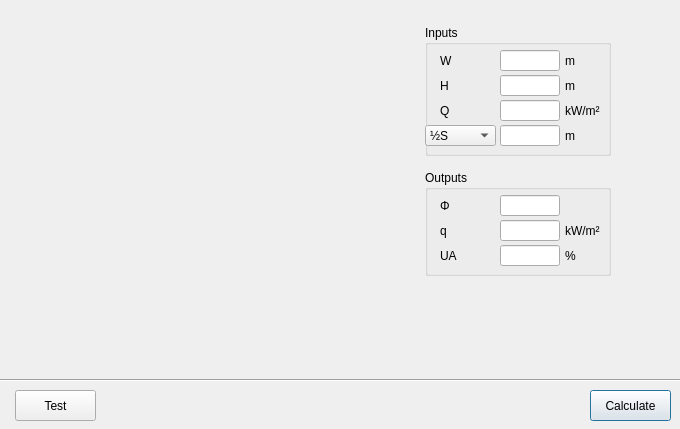
<?xml version="1.0" encoding="UTF-8"?>
<ui version="4.0">
 <class>dialog_4_1_br187_parallel_simple</class>
 <widget class="QDialog" name="dialog_4_1_br187_parallel_simple">
  <property name="geometry">
   <rect>
    <x>0</x>
    <y>0</y>
    <width>680</width>
    <height>429</height>
   </rect>
  </property>
  <property name="windowTitle">
   <string>BR 187 Thermal Radiation Calculator (Parallel)</string>
  </property>
  <widget class="QGroupBox" name="groupBox_2">
   <property name="geometry">
    <rect>
     <x>425</x>
     <y>170</y>
     <width>186</width>
     <height>106</height>
    </rect>
   </property>
   <property name="title">
    <string>Outputs</string>
   </property>
   <widget class="QLineEdit" name="lineEdit_out_Phi">
    <property name="geometry">
     <rect>
      <x>75</x>
      <y>25</y>
      <width>60</width>
      <height>21</height>
     </rect>
    </property>
    <property name="sizePolicy">
     <sizepolicy hsizetype="Fixed" vsizetype="Fixed">
      <horstretch>0</horstretch>
      <verstretch>0</verstretch>
     </sizepolicy>
    </property>
    <property name="minimumSize">
     <size>
      <width>0</width>
      <height>0</height>
     </size>
    </property>
    <property name="maximumSize">
     <size>
      <width>60</width>
      <height>16777215</height>
     </size>
    </property>
   </widget>
   <widget class="QLineEdit" name="lineEdit_out_q">
    <property name="geometry">
     <rect>
      <x>75</x>
      <y>50</y>
      <width>60</width>
      <height>21</height>
     </rect>
    </property>
    <property name="sizePolicy">
     <sizepolicy hsizetype="Fixed" vsizetype="Fixed">
      <horstretch>0</horstretch>
      <verstretch>0</verstretch>
     </sizepolicy>
    </property>
    <property name="minimumSize">
     <size>
      <width>0</width>
      <height>0</height>
     </size>
    </property>
    <property name="maximumSize">
     <size>
      <width>60</width>
      <height>16777215</height>
     </size>
    </property>
   </widget>
   <widget class="QLineEdit" name="lineEdit_out_S_or_UA">
    <property name="geometry">
     <rect>
      <x>75</x>
      <y>75</y>
      <width>60</width>
      <height>21</height>
     </rect>
    </property>
    <property name="sizePolicy">
     <sizepolicy hsizetype="Fixed" vsizetype="Fixed">
      <horstretch>0</horstretch>
      <verstretch>0</verstretch>
     </sizepolicy>
    </property>
    <property name="minimumSize">
     <size>
      <width>0</width>
      <height>0</height>
     </size>
    </property>
    <property name="maximumSize">
     <size>
      <width>60</width>
      <height>16777215</height>
     </size>
    </property>
   </widget>
   <widget class="QLabel" name="label_11">
    <property name="geometry">
     <rect>
      <x>15</x>
      <y>25</y>
      <width>40</width>
      <height>21</height>
     </rect>
    </property>
    <property name="sizePolicy">
     <sizepolicy hsizetype="Fixed" vsizetype="Fixed">
      <horstretch>0</horstretch>
      <verstretch>0</verstretch>
     </sizepolicy>
    </property>
    <property name="minimumSize">
     <size>
      <width>40</width>
      <height>0</height>
     </size>
    </property>
    <property name="maximumSize">
     <size>
      <width>40</width>
      <height>16777215</height>
     </size>
    </property>
    <property name="toolTip">
     <string>Solved view factor</string>
    </property>
    <property name="text">
     <string>Φ</string>
    </property>
   </widget>
   <widget class="QLabel" name="label_12">
    <property name="geometry">
     <rect>
      <x>15</x>
      <y>50</y>
      <width>40</width>
      <height>21</height>
     </rect>
    </property>
    <property name="sizePolicy">
     <sizepolicy hsizetype="Fixed" vsizetype="Fixed">
      <horstretch>0</horstretch>
      <verstretch>0</verstretch>
     </sizepolicy>
    </property>
    <property name="minimumSize">
     <size>
      <width>20</width>
      <height>0</height>
     </size>
    </property>
    <property name="maximumSize">
     <size>
      <width>40</width>
      <height>16777215</height>
     </size>
    </property>
    <property name="toolTip">
     <string>Solved heat flux at receiver surface 100 % unprotected.</string>
    </property>
    <property name="text">
     <string>q</string>
    </property>
   </widget>
   <widget class="QLabel" name="label_out_S_or_UA">
    <property name="geometry">
     <rect>
      <x>15</x>
      <y>75</y>
      <width>40</width>
      <height>21</height>
     </rect>
    </property>
    <property name="sizePolicy">
     <sizepolicy hsizetype="Fixed" vsizetype="Fixed">
      <horstretch>0</horstretch>
      <verstretch>0</verstretch>
     </sizepolicy>
    </property>
    <property name="minimumSize">
     <size>
      <width>20</width>
      <height>0</height>
     </size>
    </property>
    <property name="maximumSize">
     <size>
      <width>40</width>
      <height>16777215</height>
     </size>
    </property>
    <property name="toolTip">
     <string>Solved maximum permissible unprotected area</string>
    </property>
    <property name="text">
     <string>UA</string>
    </property>
   </widget>
   <widget class="QLabel" name="label_25">
    <property name="geometry">
     <rect>
      <x>140</x>
      <y>50</y>
      <width>50</width>
      <height>21</height>
     </rect>
    </property>
    <property name="text">
     <string>kW/m²</string>
    </property>
   </widget>
   <widget class="QLabel" name="label_out_unit_S_or_UA">
    <property name="geometry">
     <rect>
      <x>140</x>
      <y>75</y>
      <width>50</width>
      <height>21</height>
     </rect>
    </property>
    <property name="text">
     <string>%</string>
    </property>
   </widget>
  </widget>
  <widget class="QGroupBox" name="groupBox">
   <property name="geometry">
    <rect>
     <x>425</x>
     <y>25</y>
     <width>186</width>
     <height>131</height>
    </rect>
   </property>
   <property name="title">
    <string>Inputs</string>
   </property>
   <widget class="QLabel" name="label_unit_S_or_UA">
    <property name="geometry">
     <rect>
      <x>140</x>
      <y>100</y>
      <width>145</width>
      <height>21</height>
     </rect>
    </property>
    <property name="minimumSize">
     <size>
      <width>0</width>
      <height>0</height>
     </size>
    </property>
    <property name="maximumSize">
     <size>
      <width>16777215</width>
      <height>16777215</height>
     </size>
    </property>
    <property name="text">
     <string>m</string>
    </property>
   </widget>
   <widget class="QLabel" name="label_34">
    <property name="geometry">
     <rect>
      <x>140</x>
      <y>75</y>
      <width>146</width>
      <height>21</height>
     </rect>
    </property>
    <property name="minimumSize">
     <size>
      <width>0</width>
      <height>0</height>
     </size>
    </property>
    <property name="maximumSize">
     <size>
      <width>16777215</width>
      <height>16777215</height>
     </size>
    </property>
    <property name="text">
     <string>kW/m²</string>
    </property>
   </widget>
   <widget class="QLabel" name="label_33">
    <property name="geometry">
     <rect>
      <x>140</x>
      <y>50</y>
      <width>146</width>
      <height>21</height>
     </rect>
    </property>
    <property name="minimumSize">
     <size>
      <width>0</width>
      <height>0</height>
     </size>
    </property>
    <property name="maximumSize">
     <size>
      <width>16777215</width>
      <height>16777215</height>
     </size>
    </property>
    <property name="text">
     <string>m</string>
    </property>
   </widget>
   <widget class="QLabel" name="label_32">
    <property name="geometry">
     <rect>
      <x>140</x>
      <y>25</y>
      <width>146</width>
      <height>21</height>
     </rect>
    </property>
    <property name="minimumSize">
     <size>
      <width>0</width>
      <height>0</height>
     </size>
    </property>
    <property name="maximumSize">
     <size>
      <width>16777215</width>
      <height>16777215</height>
     </size>
    </property>
    <property name="text">
     <string>m</string>
    </property>
   </widget>
   <widget class="QLineEdit" name="lineEdit_W">
    <property name="geometry">
     <rect>
      <x>75</x>
      <y>25</y>
      <width>60</width>
      <height>21</height>
     </rect>
    </property>
    <property name="sizePolicy">
     <sizepolicy hsizetype="Fixed" vsizetype="Fixed">
      <horstretch>0</horstretch>
      <verstretch>0</verstretch>
     </sizepolicy>
    </property>
    <property name="minimumSize">
     <size>
      <width>0</width>
      <height>0</height>
     </size>
    </property>
    <property name="maximumSize">
     <size>
      <width>60</width>
      <height>16777215</height>
     </size>
    </property>
    <property name="baseSize">
     <size>
      <width>0</width>
      <height>0</height>
     </size>
    </property>
   </widget>
   <widget class="QLineEdit" name="lineEdit_H">
    <property name="geometry">
     <rect>
      <x>75</x>
      <y>50</y>
      <width>60</width>
      <height>21</height>
     </rect>
    </property>
    <property name="sizePolicy">
     <sizepolicy hsizetype="Fixed" vsizetype="Fixed">
      <horstretch>0</horstretch>
      <verstretch>0</verstretch>
     </sizepolicy>
    </property>
    <property name="minimumSize">
     <size>
      <width>0</width>
      <height>0</height>
     </size>
    </property>
    <property name="maximumSize">
     <size>
      <width>60</width>
      <height>16777215</height>
     </size>
    </property>
    <property name="baseSize">
     <size>
      <width>0</width>
      <height>0</height>
     </size>
    </property>
   </widget>
   <widget class="QLineEdit" name="lineEdit_S_or_UA">
    <property name="geometry">
     <rect>
      <x>75</x>
      <y>100</y>
      <width>60</width>
      <height>21</height>
     </rect>
    </property>
    <property name="sizePolicy">
     <sizepolicy hsizetype="Fixed" vsizetype="Fixed">
      <horstretch>0</horstretch>
      <verstretch>0</verstretch>
     </sizepolicy>
    </property>
    <property name="minimumSize">
     <size>
      <width>0</width>
      <height>0</height>
     </size>
    </property>
    <property name="maximumSize">
     <size>
      <width>60</width>
      <height>16777215</height>
     </size>
    </property>
    <property name="baseSize">
     <size>
      <width>0</width>
      <height>0</height>
     </size>
    </property>
   </widget>
   <widget class="QLineEdit" name="lineEdit_Q">
    <property name="geometry">
     <rect>
      <x>75</x>
      <y>75</y>
      <width>60</width>
      <height>21</height>
     </rect>
    </property>
    <property name="sizePolicy">
     <sizepolicy hsizetype="Fixed" vsizetype="Fixed">
      <horstretch>0</horstretch>
      <verstretch>0</verstretch>
     </sizepolicy>
    </property>
    <property name="minimumSize">
     <size>
      <width>0</width>
      <height>0</height>
     </size>
    </property>
    <property name="maximumSize">
     <size>
      <width>60</width>
      <height>16777215</height>
     </size>
    </property>
    <property name="baseSize">
     <size>
      <width>0</width>
      <height>0</height>
     </size>
    </property>
   </widget>
   <widget class="QComboBox" name="comboBox_S_or_UA">
    <property name="geometry">
     <rect>
      <x>0</x>
      <y>100</y>
      <width>71</width>
      <height>21</height>
     </rect>
    </property>
    <property name="sizePolicy">
     <sizepolicy hsizetype="Preferred" vsizetype="Preferred">
      <horstretch>0</horstretch>
      <verstretch>0</verstretch>
     </sizepolicy>
    </property>
    <property name="minimumSize">
     <size>
      <width>0</width>
      <height>0</height>
     </size>
    </property>
    <property name="maximumSize">
     <size>
      <width>80</width>
      <height>30</height>
     </size>
    </property>
    <item>
     <property name="text">
      <string>½S</string>
     </property>
    </item>
    <item>
     <property name="text">
      <string>UA</string>
     </property>
    </item>
   </widget>
   <widget class="QLabel" name="label_23">
    <property name="geometry">
     <rect>
      <x>15</x>
      <y>75</y>
      <width>43</width>
      <height>21</height>
     </rect>
    </property>
    <property name="sizePolicy">
     <sizepolicy hsizetype="Fixed" vsizetype="Fixed">
      <horstretch>0</horstretch>
      <verstretch>0</verstretch>
     </sizepolicy>
    </property>
    <property name="minimumSize">
     <size>
      <width>0</width>
      <height>0</height>
     </size>
    </property>
    <property name="maximumSize">
     <size>
      <width>50</width>
      <height>30</height>
     </size>
    </property>
    <property name="toolTip">
     <string>Heat flux of emitter</string>
    </property>
    <property name="text">
     <string>Q</string>
    </property>
   </widget>
   <widget class="QLabel" name="label_26">
    <property name="geometry">
     <rect>
      <x>15</x>
      <y>50</y>
      <width>43</width>
      <height>21</height>
     </rect>
    </property>
    <property name="sizePolicy">
     <sizepolicy hsizetype="Fixed" vsizetype="Fixed">
      <horstretch>0</horstretch>
      <verstretch>0</verstretch>
     </sizepolicy>
    </property>
    <property name="minimumSize">
     <size>
      <width>0</width>
      <height>0</height>
     </size>
    </property>
    <property name="maximumSize">
     <size>
      <width>50</width>
      <height>30</height>
     </size>
    </property>
    <property name="toolTip">
     <string>Height of emitter</string>
    </property>
    <property name="text">
     <string>H</string>
    </property>
   </widget>
   <widget class="QLabel" name="label_30">
    <property name="geometry">
     <rect>
      <x>15</x>
      <y>25</y>
      <width>43</width>
      <height>21</height>
     </rect>
    </property>
    <property name="minimumSize">
     <size>
      <width>0</width>
      <height>0</height>
     </size>
    </property>
    <property name="maximumSize">
     <size>
      <width>50</width>
      <height>30</height>
     </size>
    </property>
    <property name="toolTip">
     <string>Width of emitter</string>
    </property>
    <property name="text">
     <string>W</string>
    </property>
   </widget>
  </widget>
  <widget class="QPushButton" name="pushButton_calculate">
   <property name="geometry">
    <rect>
     <x>590</x>
     <y>390</y>
     <width>81</width>
     <height>31</height>
    </rect>
   </property>
   <property name="text">
    <string>Calculate</string>
   </property>
  </widget>
  <widget class="QLabel" name="label">
   <property name="geometry">
    <rect>
     <x>20</x>
     <y>40</y>
     <width>341</width>
     <height>285</height>
    </rect>
   </property>
   <property name="text">
    <string/>
   </property>
   <property name="pixmap">
    <pixmap>images/phi calculator parallel simple 341x285.png</pixmap>
   </property>
  </widget>
  <widget class="Line" name="line">
   <property name="geometry">
    <rect>
     <x>0</x>
     <y>370</y>
     <width>681</width>
     <height>21</height>
    </rect>
   </property>
   <property name="orientation">
    <enum>Qt::Horizontal</enum>
   </property>
  </widget>
  <widget class="QPushButton" name="pushButton_test">
   <property name="geometry">
    <rect>
     <x>15</x>
     <y>390</y>
     <width>81</width>
     <height>31</height>
    </rect>
   </property>
   <property name="text">
    <string>Test</string>
   </property>
  </widget>
 </widget>
 <tabstops>
  <tabstop>lineEdit_W</tabstop>
  <tabstop>lineEdit_H</tabstop>
  <tabstop>lineEdit_Q</tabstop>
  <tabstop>comboBox_S_or_UA</tabstop>
  <tabstop>lineEdit_S_or_UA</tabstop>
  <tabstop>pushButton_calculate</tabstop>
  <tabstop>lineEdit_out_Phi</tabstop>
  <tabstop>lineEdit_out_q</tabstop>
  <tabstop>lineEdit_out_S_or_UA</tabstop>
 </tabstops>
 <resources/>
 <connections/>
</ui>
